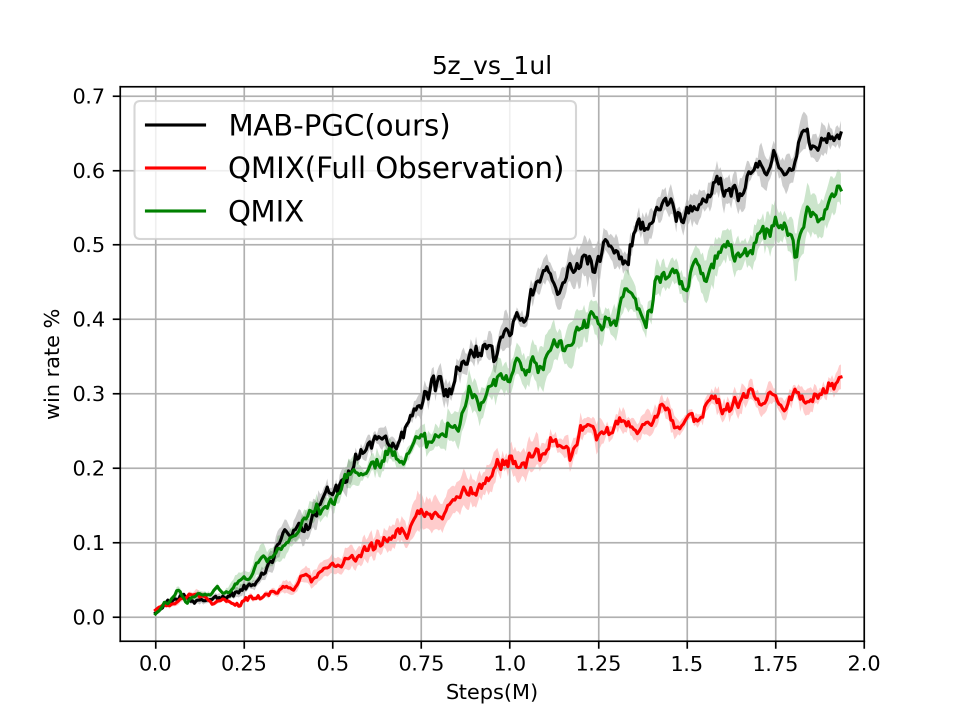
#> input picture experiments/smac/s51.png, 1920 x 1440 px (shown at 1/2 size); its folder holds 3 pictures in this run
$ python test.py
#> lines starting #> are read from the running program, lines starting #| are printed output that depends on the picture
import cv2
import numpy as np
x = np.zeros((1440,1920*3,3))
imgs = ["s51","s56","s89"]
for i,img in enumerate(imgs) :
    img = cv2.imread(img+".png")
#> img is the input picture: shape (1440, 1920, 3); mean B, G, R 241.1, 242.5, 243.3
    print(img.shape)
#| (1440, 1920, 3)
    r = i//3
    c = i%3
    x[1440*r:1440*(r+1),1920*c:1920*(c+1),:] = img
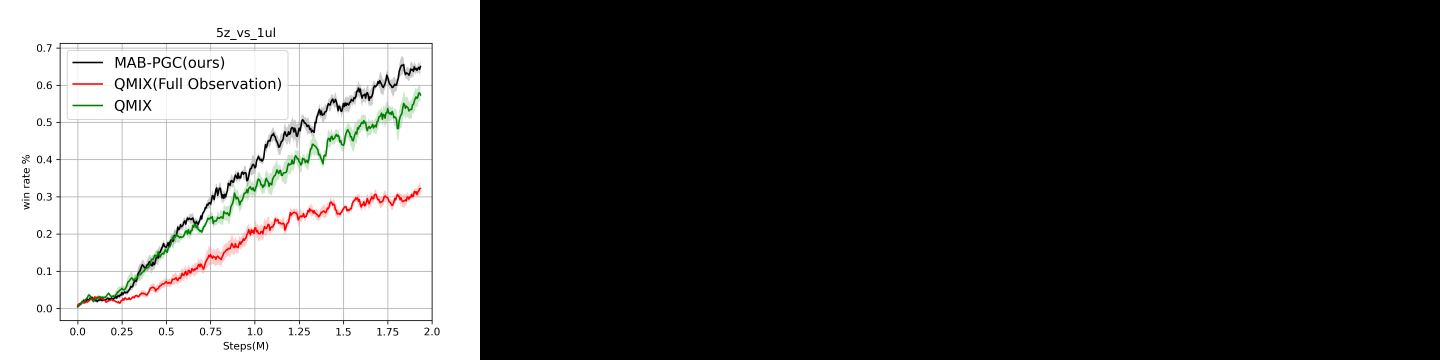
#> x: shape (1440, 5760, 3) float64 (shown at 1/4 size); mean B, G, R 80.4, 80.8, 81.1
#> pass 2 of the loop `for i,img in enumerate(imgs) :`:
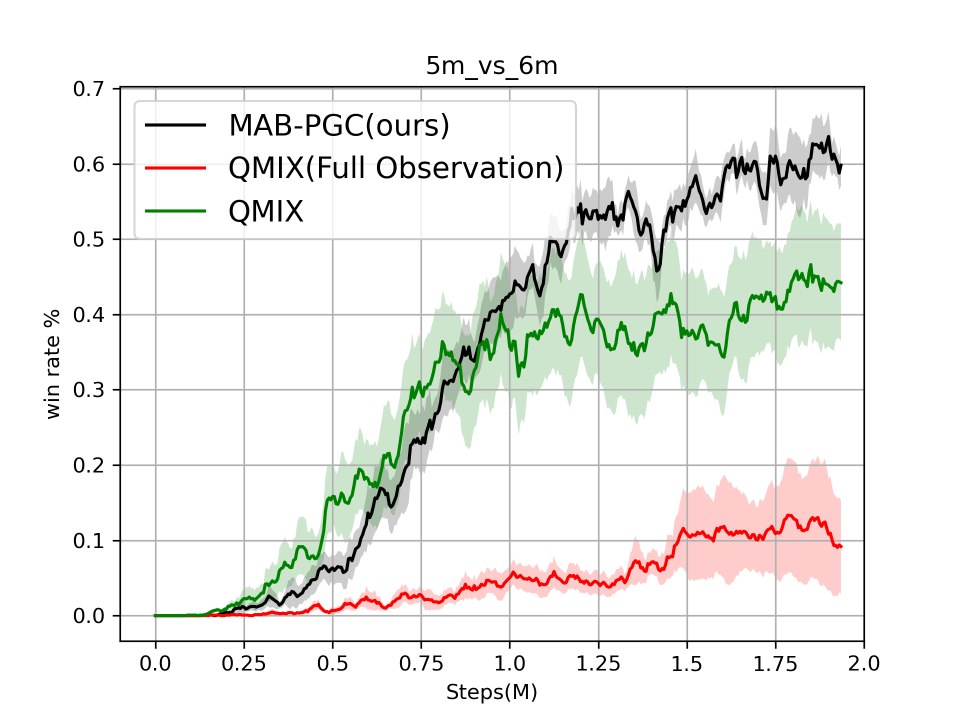
#> input picture experiments/smac/s56.png, 1920 x 1440 px (shown at 1/2 size)
#> img is the input picture: shape (1440, 1920, 3); mean B, G, R 236.5, 239.5, 239.1
#| (1440, 1920, 3)
#> `x[1440*r:1440*(r+1),1920*c:1920*(c+1),:] = img`:
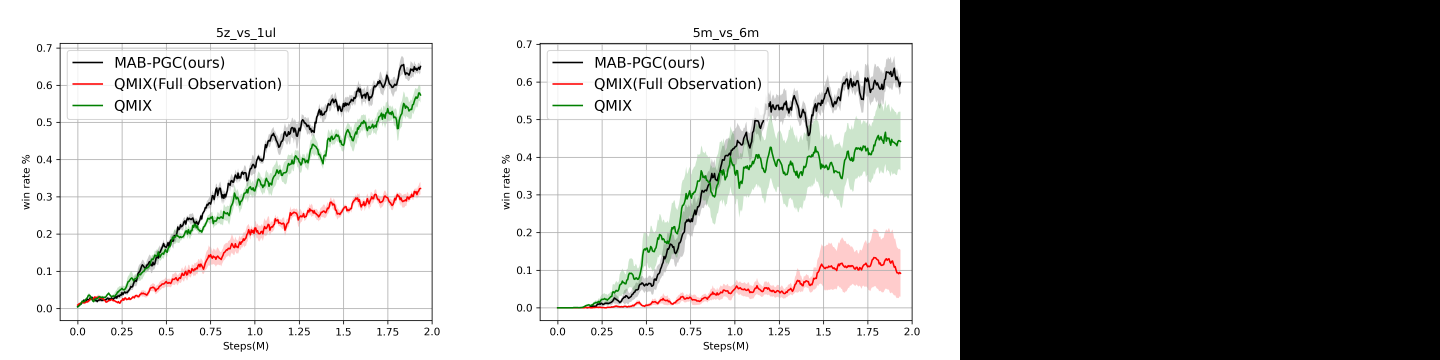
#> x: shape (1440, 5760, 3) float64 (shown at 1/4 size); mean B, G, R 159.2, 160.7, 160.8
#> pass 3 of the loop `for i,img in enumerate(imgs) :`:
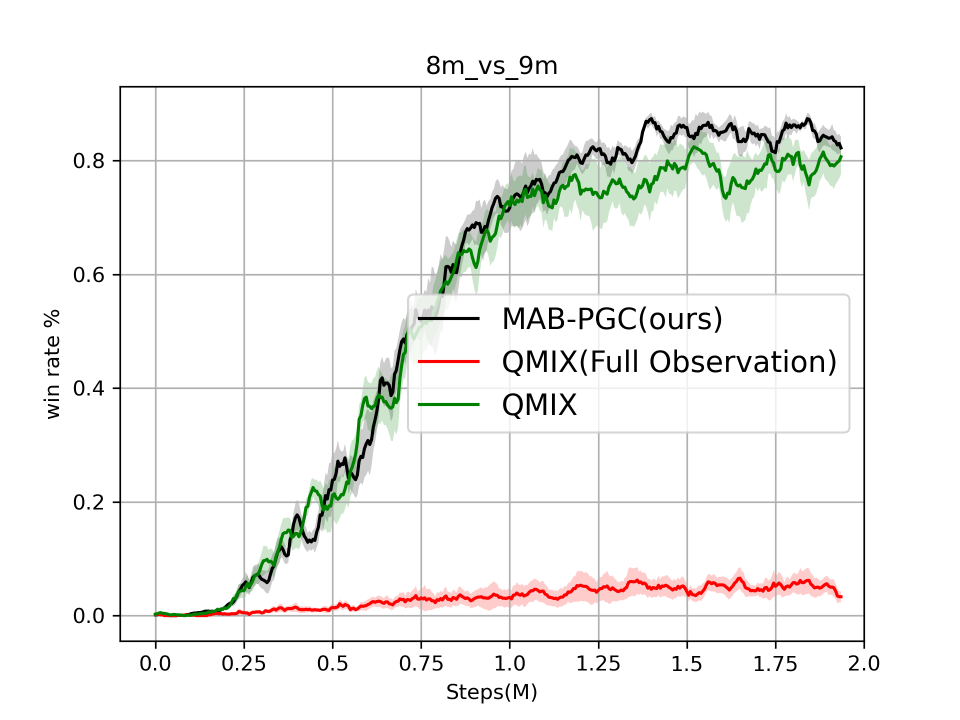
#> input picture experiments/smac/s89.png, 1920 x 1440 px (shown at 1/2 size)
#> img is the input picture: shape (1440, 1920, 3); mean B, G, R 242.1, 243.6, 243.6
#| (1440, 1920, 3)
#> `x[1440*r:1440*(r+1),1920*c:1920*(c+1),:] = img`:
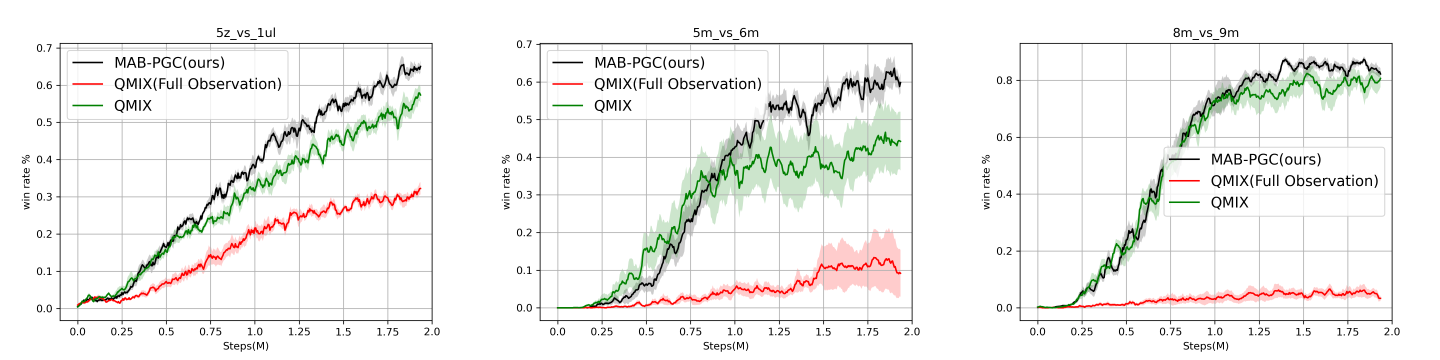
#> x: shape (1440, 5760, 3) float64 (shown at 1/4 size); mean B, G, R 239.9, 241.9, 242
x = cv2.resize(x,(1920*3,1440))
cv2.imwrite("result_addition.png",x)
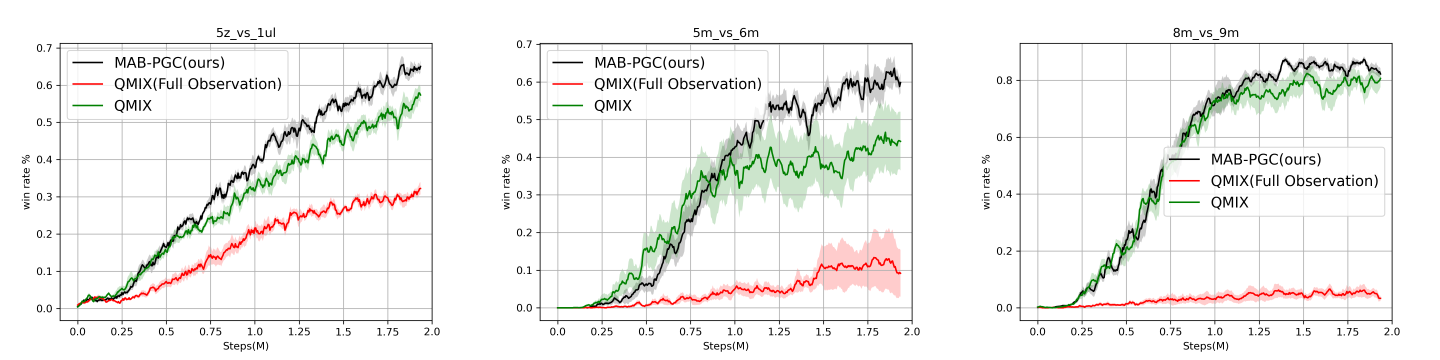
#> saved as result_addition.png: shape (1440, 5760, 3) (shown at 1/4 size); mean B, G, R 239.9, 241.9, 242
